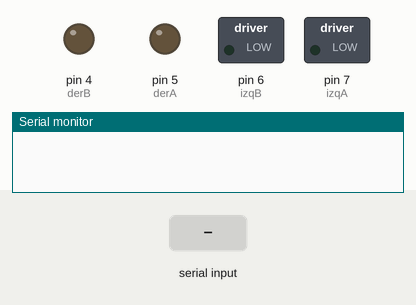
This sketch was run on a simulated Arduino Uno, built with avr-gcc and run on an emulated ATmega328P. Shown: switched loads named in the sketch (green lamp = pin HIGH), output pins drawn as LEDs (lit = HIGH), the last lines printed to the serial monitor. Inputs (shaded band) come from the test bench.

Above: at 1.2 s.
1.3 s: "a" received over Serial
At 2.5 s:
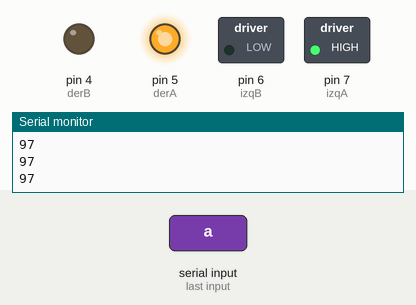
2.8 s: "d" received over Serial
At 3.8 s:
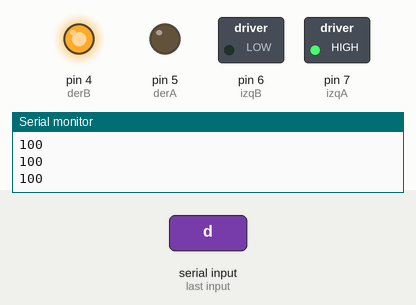
4.3 s: "b" received over Serial
At 5.0 s:
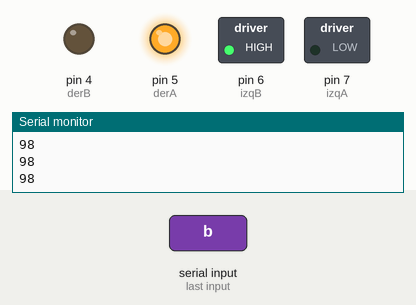
5.8 s: "e" received over Serial
At 6.1 s:
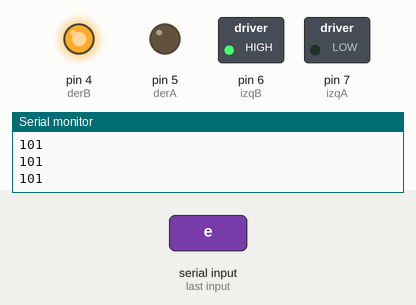
7.3 s: "f" received over Serial
At 8.4 s:
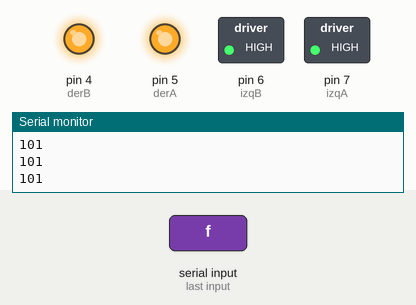
8.8 s: "c" received over Serial
At 9.4 s:
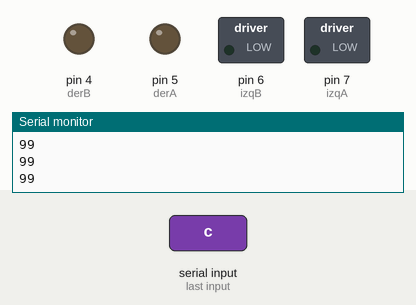
Timing chart, 0 to 11.3 s (numbered marks = the images above; inputs shaded):
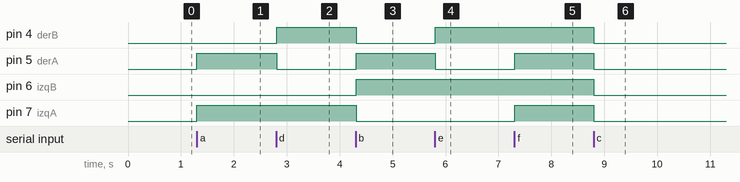

Measured:
- after the input at 1.3 s, pin 5 (derA), pin 7 (izqA): LOW → HIGH at once
- after the input at 2.8 s, pin 4 (derB): LOW → HIGH at once; pin 5 (derA): HIGH → LOW at once
- after the input at 4.3 s, pin 4 (derB), pin 7 (izqA): HIGH → LOW at once; pin 5 (derA), pin 6 (izqB): LOW → HIGH at once
- after the input at 5.8 s, pin 4 (derB): LOW → HIGH at once; pin 5 (derA): HIGH → LOW at once
- after the input at 7.3 s, pin 5 (derA), pin 7 (izqA): LOW → HIGH at once
- after the input at 8.8 s, pin 4 (derB), pin 5 (derA), pin 6 (izqB), pin 7 (izqA): HIGH → LOW at once

The sketch:

AndroidDevice.ino
```cpp
int izqA = 7;
int izqB = 6;
int derA = 5;
int derB = 4;
int vel = 200; // Velocidad de los motores (0-255)
int estado = 'g'; // inicia detenido

void setup() {
Serial.begin(9600); // inicia el puerto serial para comunicacion con el Bluetooth
pinMode(derA, OUTPUT);
pinMode(derB, OUTPUT);
pinMode(izqA, OUTPUT);
pinMode(izqB, OUTPUT);
}

void loop() {


if(Serial.available()>0){ // lee el bluetooth y almacena en estado
estado = Serial.read();
}
if(estado=='a'){ //Forward
  Serial.println(estado);
digitalWrite(derB, 0);
digitalWrite(izqB, 0);
digitalWrite(derA, vel);
digitalWrite(izqA, vel);
}
if(estado=='d'){ // Right
  Serial.println(estado);
digitalWrite(derB, vel);
digitalWrite(izqB, 0);
digitalWrite(derA, 0);
digitalWrite(izqA, vel);
}
if(estado=='c'){ // Stop
  Serial.println(estado);
digitalWrite(derB, 0);
digitalWrite(izqB, 0);
digitalWrite(derA, 0);
digitalWrite(izqA, 0);
}
if(estado=='b'){ // left
  Serial.println(estado);
digitalWrite(derB, 0);
digitalWrite(izqB, vel);
digitalWrite(izqA, 0);
digitalWrite(derA, vel);
}
if(estado=='e'){ // Reverse
  Serial.println(estado);
digitalWrite(derA, 0);
digitalWrite(izqA, 0);
digitalWrite(derB, vel);
digitalWrite(izqB, vel);
}
if(estado=='f'){ // Boton ON se mueve sensando distancia
digitalWrite(izqB, vel);
digitalWrite(izqA, vel);
digitalWrite(derA, vel);
digitalWrite(derB, vel);

}
if(estado=='g'){ // Boton OFF, deteine los motores no hace nada
digitalWrite(izqB, 0);
digitalWrite(izqB, 0);
digitalWrite(derB, 0);
digitalWrite(derB, 0);
}


}
```
